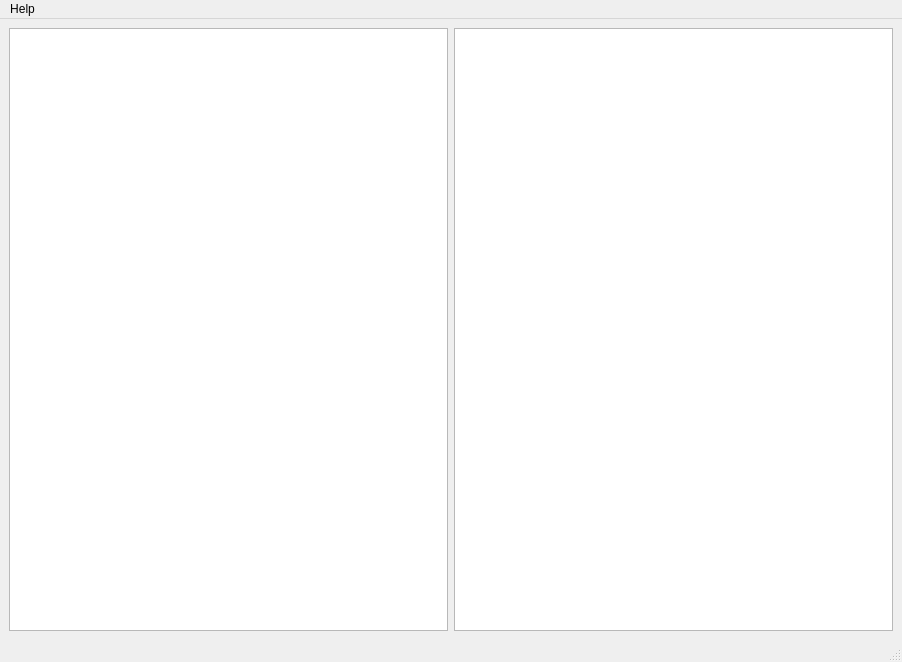
<?xml version="1.0" encoding="UTF-8"?>
<ui version="4.0">
 <class>MainWindow</class>
 <widget class="QMainWindow" name="MainWindow">
  <property name="geometry">
   <rect>
    <x>0</x>
    <y>0</y>
    <width>902</width>
    <height>662</height>
   </rect>
  </property>
  <property name="windowTitle">
   <string>MySpending</string>
  </property>
  <widget class="QWidget" name="centralwidget">
   <property name="minimumSize">
    <size>
     <width>200</width>
     <height>100</height>
    </size>
   </property>
   <layout class="QGridLayout" name="gridLayout">
    <item row="0" column="1">
     <widget class="QTableView" name="tableView"/>
    </item>
    <item row="0" column="0">
     <layout class="QVBoxLayout" name="verticalLayout">
      <item>
       <widget class="QListView" name="listView"/>
      </item>
     </layout>
    </item>
   </layout>
  </widget>
  <widget class="QMenuBar" name="menubar">
   <property name="geometry">
    <rect>
     <x>0</x>
     <y>0</y>
     <width>902</width>
     <height>30</height>
    </rect>
   </property>
   <widget class="QMenu" name="menuAbout">
    <property name="title">
     <string>Help</string>
    </property>
    <addaction name="actionAbout"/>
   </widget>
   <addaction name="menuAbout"/>
  </widget>
  <widget class="QStatusBar" name="statusbar"/>
  <action name="actionAbout">
   <property name="text">
    <string>About...</string>
   </property>
  </action>
 </widget>
 <resources/>
 <connections/>
</ui>
